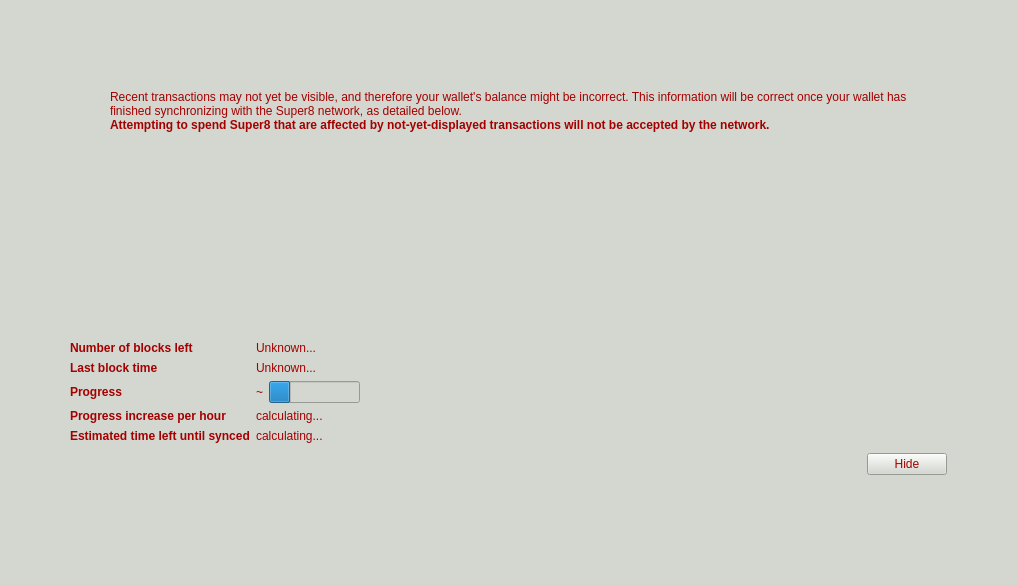
<?xml version="1.0" encoding="UTF-8"?>
<ui version="4.0">
 <class>ModalOverlay</class>
 <widget class="ModalOverlay" name="ModalOverlay">
  <property name="geometry">
   <rect>
    <x>0</x>
    <y>0</y>
    <width>1017</width>
    <height>585</height>
   </rect>
  </property>
  <property name="windowTitle">
   <string>Form</string>
  </property>
  <layout class="QVBoxLayout" name="verticalLayout" stretch="0">
   <property name="sizeConstraint">
    <enum>QLayout::SetDefaultConstraint</enum>
   </property>
   <property name="leftMargin">
    <number>0</number>
   </property>
   <property name="topMargin">
    <number>0</number>
   </property>
   <property name="rightMargin">
    <number>0</number>
   </property>
   <property name="bottomMargin">
    <number>0</number>
   </property>
   <item>
    <widget class="QWidget" name="bgWidget" native="true">
     <property name="styleSheet">
      <string notr="true">background-color: rgb(211, 215, 207);
color: rgb(164, 0, 0);</string>
     </property>
     <layout class="QVBoxLayout" name="verticalLayoutMain" stretch="0">
      <property name="leftMargin">
       <number>60</number>
      </property>
      <property name="topMargin">
       <number>60</number>
      </property>
      <property name="rightMargin">
       <number>60</number>
      </property>
      <property name="bottomMargin">
       <number>60</number>
      </property>
      <item>
       <widget class="QWidget" name="contentWidget" native="true">
        <property name="styleSheet">
         <string notr="true"/>
        </property>
        <layout class="QVBoxLayout" name="verticalLayoutSub" stretch="1,0,0,0,0">
         <property name="spacing">
          <number>0</number>
         </property>
         <property name="leftMargin">
          <number>10</number>
         </property>
         <property name="topMargin">
          <number>10</number>
         </property>
         <property name="rightMargin">
          <number>10</number>
         </property>
         <property name="bottomMargin">
          <number>10</number>
         </property>
         <item>
          <layout class="QHBoxLayout" name="horizontalLayoutIconText" stretch="0,1">
           <property name="topMargin">
            <number>20</number>
           </property>
           <item>
            <layout class="QVBoxLayout" name="verticalLayoutIcon">
             <property name="leftMargin">
              <number>0</number>
             </property>
             <item>
              <widget class="QPushButton" name="warningIcon">
               <property name="enabled">
                <bool>false</bool>
               </property>
               <property name="text">
                <string/>
               </property>
               <property name="icon">
                <iconset>
                 <normaloff>:/icons/warning</normaloff>
                 <disabledoff>:/icons/warning</disabledoff>:/icons/warning</iconset>
               </property>
               <property name="iconSize">
                <size>
                 <width>48</width>
                 <height>48</height>
                </size>
               </property>
               <property name="flat">
                <bool>true</bool>
               </property>
              </widget>
             </item>
             <item>
              <spacer name="verticalSpacerWarningIcon">
               <property name="orientation">
                <enum>Qt::Vertical</enum>
               </property>
               <property name="sizeHint" stdset="0">
                <size>
                 <width>20</width>
                 <height>40</height>
                </size>
               </property>
              </spacer>
             </item>
            </layout>
           </item>
           <item>
            <layout class="QVBoxLayout" name="verticalLayoutInfoText">
             <property name="leftMargin">
              <number>0</number>
             </property>
             <property name="topMargin">
              <number>0</number>
             </property>
             <item>
              <widget class="QLabel" name="infoText">
               <property name="text">
                <string>Recent transactions may not yet be visible, and therefore your wallet's balance might be incorrect. This information will be correct once your wallet has finished synchronizing with the Super8 network, as detailed below.</string>
               </property>
               <property name="textFormat">
                <enum>Qt::RichText</enum>
               </property>
               <property name="wordWrap">
                <bool>true</bool>
               </property>
              </widget>
             </item>
             <item>
              <widget class="QLabel" name="infoTextStrong">
               <property name="font">
                <font>
                 <weight>75</weight>
                 <bold>true</bold>
                </font>
               </property>
               <property name="text">
                <string>Attempting to spend Super8 that are affected by not-yet-displayed transactions will not be accepted by the network.</string>
               </property>
               <property name="textFormat">
                <enum>Qt::RichText</enum>
               </property>
               <property name="wordWrap">
                <bool>true</bool>
               </property>
              </widget>
             </item>
             <item>
              <spacer name="verticalSpacerInTextSpace">
               <property name="orientation">
                <enum>Qt::Vertical</enum>
               </property>
               <property name="sizeHint" stdset="0">
                <size>
                 <width>20</width>
                 <height>40</height>
                </size>
               </property>
              </spacer>
             </item>
            </layout>
           </item>
          </layout>
         </item>
         <item>
          <spacer name="verticalSpacerAfterText">
           <property name="orientation">
            <enum>Qt::Vertical</enum>
           </property>
           <property name="sizeHint" stdset="0">
            <size>
             <width>20</width>
             <height>40</height>
            </size>
           </property>
          </spacer>
         </item>
         <item>
          <layout class="QFormLayout" name="formLayout">
           <property name="fieldGrowthPolicy">
            <enum>QFormLayout::FieldsStayAtSizeHint</enum>
           </property>
           <property name="horizontalSpacing">
            <number>6</number>
           </property>
           <property name="verticalSpacing">
            <number>6</number>
           </property>
           <property name="topMargin">
            <number>10</number>
           </property>
           <item row="0" column="0">
            <widget class="QLabel" name="labelNumberOfBlocksLeft">
             <property name="font">
              <font>
               <weight>75</weight>
               <bold>true</bold>
              </font>
             </property>
             <property name="text">
              <string>Number of blocks left</string>
             </property>
            </widget>
           </item>
           <item row="0" column="1">
            <widget class="QLabel" name="numberOfBlocksLeft">
             <property name="text">
              <string>Unknown...</string>
             </property>
            </widget>
           </item>
           <item row="1" column="0">
            <widget class="QLabel" name="labelLastBlockTime">
             <property name="font">
              <font>
               <weight>75</weight>
               <bold>true</bold>
              </font>
             </property>
             <property name="text">
              <string>Last block time</string>
             </property>
            </widget>
           </item>
           <item row="1" column="1">
            <widget class="QLabel" name="newestBlockDate">
             <property name="sizePolicy">
              <sizepolicy hsizetype="Maximum" vsizetype="Preferred">
               <horstretch>0</horstretch>
               <verstretch>0</verstretch>
              </sizepolicy>
             </property>
             <property name="text">
              <string>Unknown...</string>
             </property>
            </widget>
           </item>
           <item row="2" column="0">
            <widget class="QLabel" name="labelSyncDone">
             <property name="font">
              <font>
               <weight>75</weight>
               <bold>true</bold>
              </font>
             </property>
             <property name="text">
              <string>Progress</string>
             </property>
            </widget>
           </item>
           <item row="2" column="1">
            <layout class="QHBoxLayout" name="horizontalLayoutSync" stretch="0,1">
             <item>
              <widget class="QLabel" name="percentageProgress">
               <property name="text">
                <string notr="true">~</string>
               </property>
              </widget>
             </item>
             <item>
              <widget class="QProgressBar" name="progressBar">
               <property name="value">
                <number>24</number>
               </property>
               <property name="format">
                <string/>
               </property>
              </widget>
             </item>
            </layout>
           </item>
           <item row="4" column="0">
            <widget class="QLabel" name="labelProgressIncrease">
             <property name="font">
              <font>
               <weight>75</weight>
               <bold>true</bold>
              </font>
             </property>
             <property name="text">
              <string>Progress increase per hour</string>
             </property>
            </widget>
           </item>
           <item row="4" column="1">
            <widget class="QLabel" name="progressIncreasePerH">
             <property name="text">
              <string>calculating...</string>
             </property>
            </widget>
           </item>
           <item row="5" column="0">
            <widget class="QLabel" name="labelEstimatedTimeLeft">
             <property name="font">
              <font>
               <weight>75</weight>
               <bold>true</bold>
              </font>
             </property>
             <property name="text">
              <string>Estimated time left until synced</string>
             </property>
            </widget>
           </item>
           <item row="5" column="1">
            <widget class="QLabel" name="expectedTimeLeft">
             <property name="text">
              <string>calculating...</string>
             </property>
            </widget>
           </item>
          </layout>
         </item>
         <item>
          <layout class="QHBoxLayout" name="horizontalLayoutButtons">
           <property name="leftMargin">
            <number>10</number>
           </property>
           <property name="topMargin">
            <number>10</number>
           </property>
           <item>
            <spacer name="horizontalSpacer">
             <property name="orientation">
              <enum>Qt::Horizontal</enum>
             </property>
             <property name="sizeHint" stdset="0">
              <size>
               <width>40</width>
               <height>20</height>
              </size>
             </property>
            </spacer>
           </item>
           <item>
            <widget class="QPushButton" name="closeButton">
             <property name="text">
              <string>Hide</string>
             </property>
            </widget>
           </item>
          </layout>
         </item>
         <item>
          <layout class="QVBoxLayout" name="verticalLayout_2">
           <item>
            <spacer name="verticalSpacer">
             <property name="orientation">
              <enum>Qt::Vertical</enum>
             </property>
             <property name="sizeHint" stdset="0">
              <size>
               <width>20</width>
               <height>40</height>
              </size>
             </property>
            </spacer>
           </item>
          </layout>
         </item>
        </layout>
       </widget>
      </item>
     </layout>
    </widget>
   </item>
  </layout>
 </widget>
 <customwidgets>
  <customwidget>
   <class>ModalOverlay</class>
   <extends>QWidget</extends>
   <header>modaloverlay.h</header>
   <container>1</container>
  </customwidget>
 </customwidgets>
 <resources/>
 <connections/>
</ui>
